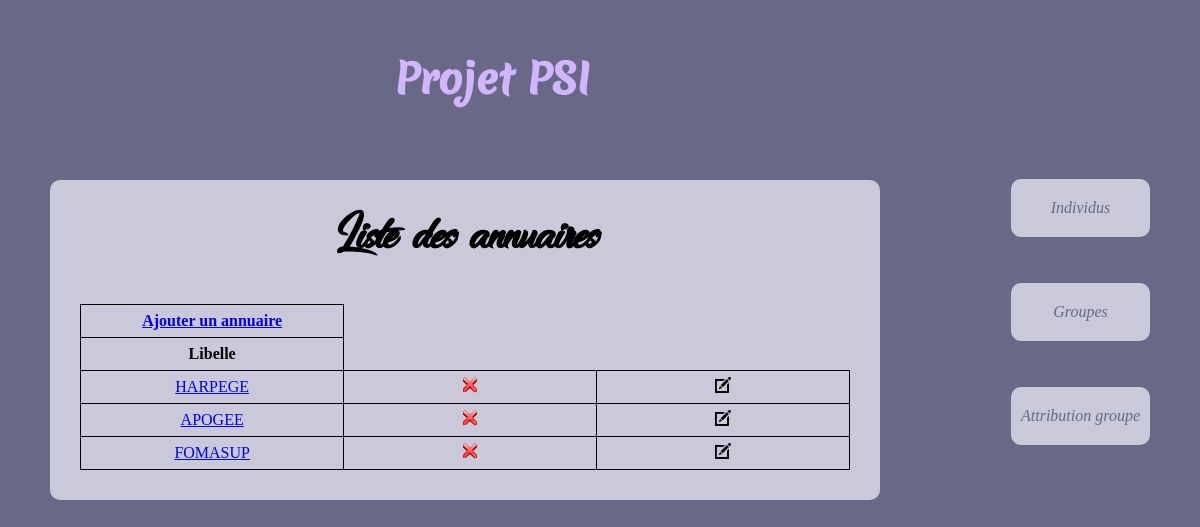
Page /?controller=list&action=annuaire on the committed database.
### tables this page shows
CREATE TABLE `Annuaire` (
  `id_annuaire` int(11) NOT NULL,
  `libelle` varchar(70) NOT NULL
);

### Views/view_annuaire.php (called while the page is built)
<?php
require_once 'view_begin.php';
require_once 'view_list_annuaire.php';
?>

### Controllers/Controller_list.php (called while the page is built, shortened)
<?php
class Controller_list extends Controller{
	public function action_annuaire(){
		$m = Model::get_model();
		$data =['tab' => $m->get_last_annuaire(), 'taille' => $m->get_nb_annuaire()];
		$this->render('annuaire',$data);
	}
}
?>

### Models/Model.php (called while the page is built, shortened)
<?php
class Model{
	private $db;
	private static $instance = null;
	private function __construct() {
		try {
			$this->db = new PDO('mysql:host=localhost;dbname=PSI', 'root', 'root');
			$this->db->query('SET NAMES utf8');
			$this->db->setAttribute(PDO::ATTR_ERRMODE, PDO::ERRMODE_EXCEPTION);
		}
		catch (PDOException $e) {
			die ('Echec connexion, erreur n°'. $e->getCode() . ':' . $e->getMessage());
		}
	}
	public static function get_model(){
		if (is_null(self::$instance))
		self::$instance = new Model();
		return self::$instance;
	}
	public function get_last_annuaire(){
		$requete = $this->db->prepare("select * from annuaire");
		$requete->execute();
		return $requete->fetchAll(PDO::FETCH_ASSOC);
	}
	public function get_nb_annuaire()
	{
		$requete = $this->db->prepare("SELECT COUNT(*) FROM annuaire");
		$requete->execute();
		$tab = $requete->fetch(PDO::FETCH_NUM);
		return $tab[0];
	}
}
?>

### Utils/functions.php (called while the page is built)
<?php
function e($message){
	return htmlspecialchars($message, ENT_QUOTES);
}

### Views/view_list_annuaire.php (the view)
<?php
require_once 'view_begin.php';
?>
<main>
<table>
	<h1> Liste des annuaires </h1>
	<tr><td><STRONG><a href="?controller=set&action=form_add_annuaire"> Ajouter un annuaire</a></STRONG></td></tr>
	<tr>
		<td>
			<STRONG>Libelle</STRONG>
		</td>
	</tr>
	<?php foreach($tab as $value): ?>
		<tr>
			<td>
				<a href="?controller=list&action=informations_annuaire&id_annuaire=<?= $value['id_annuaire'] ?>"><?= e($value['libelle']) ?></a>
			</td>
			<td>
				<a href="?controller=set&action=remove_annuaire&id_annuaire=<?= $value["id_annuaire"] ?>"><img src="Content/img/remove-icon.png" alt="" class="icone"/></a>
			</td>
			<td>
				<a href="?controller=set&action=form_update_annuaire&id_annuaire=<?= $value["id_annuaire"] ?>"><img src="Content/img/edit-icon.png" alt="" class="icone"/></a>
			</td>
		</tr>
	<?php endforeach; ?>
</table>
</main>
</body>
</html>

### Content/css/nobel.css (style rules this page uses)
body { width : 70%; background-color : #686887; margin:auto; overflow-y: scroll ; position: relative; }
main { width : 70%; margin-left : 150px; margin-right: 100px; background-color : #C9C9D9; border-radius : 10px; padding : 30px; position: relative; }
h1 { font-family: "dancing_in_the_rainbow"; font-size: 3.5em; text-align: center; margin-top: 0px; }
table { border-collapse : collapse; margin : auto; }
td,th { border : 1px solid black; width : 300px; height : 30px; text-align : center; }
img.icone { width: 16px; }
@media screen and (min-width: 1100px) and (max-width: 1400px) { body { width : 1100px; } }
@media screen and (min-width: 1100px) and (max-width: 1400px) { main, header { margin-left : 0px; } }

### rows in the picture
annuaire: libelle "HARPEGE"
annuaire: libelle "APOGEE"
annuaire: libelle "FOMASUP"
